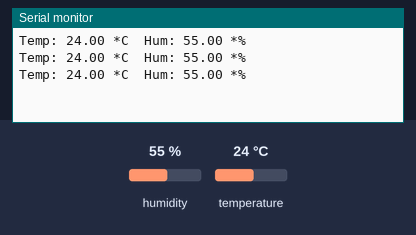
A sketch run on a simulated Arduino Uno, built with avr-gcc and run on an emulated ATmega328P. On the bench: the last lines printed to the serial monitor. The test bench sets the inputs (shaded band); at power-on: humidity 55 %, temperature 24 °C.

Above: at 3.8 s.
3.9 s: humidity set to 22 %
At 6.6 s:
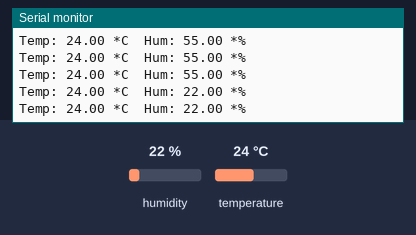
6.8 s: temperature set to 12 °C
At 7.9 s:
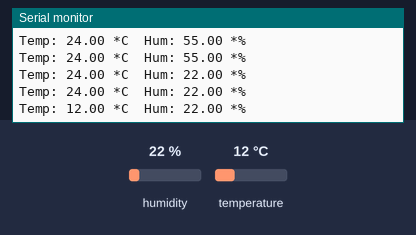
9.7 s: humidity set to 40 %
At 10.5 s:
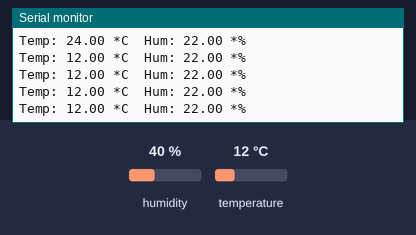
Timing chart, 0 to 12.7 s (numbered marks = the images above; inputs shaded):
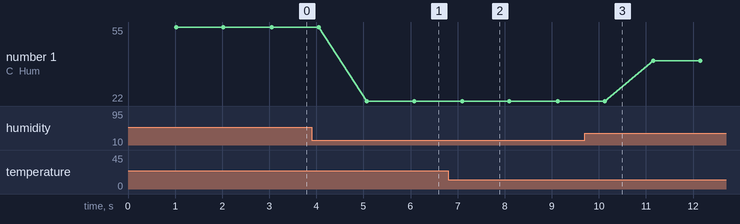

Measured:
- after the input at 3.9 s, the serial monitor: prints a new line after 1.2 s (image 1)
- after the input at 6.8 s, the serial monitor: prints a new line after 0.30 s (image 2)
- plotted number 1: 55 → 22 after the input at 3.9 s, 22 → 40 after the input at 9.7 s

The sketch:

Sensor_TempHum.ino
```cpp
#include <DHT.h>

// Definimos el pin digital donde se conecta el sensor
#define DHTPIN 2
// Dependiendo del tipo de sensor
#define DHTTYPE DHT11

// Inicializamos el sensor DHT11
DHT dht(DHTPIN, DHTTYPE);

void setup() {
  // Inicializamos comunicación serie
  Serial.begin(9600);

  // Comenzamos el sensor DHT
  dht.begin();
}

void loop() {
  // Esperamos 5 segundos entre medidas
  delay(1000);

  // Leemos la humedad relativa
  float h = dht.readHumidity();
  // Leemos la temperatura en grados centígrados (por defecto)
  float t = dht.readTemperature();

  // Comprobamos si ha habido algún error en la lectura
  if (isnan(h) || isnan(t) /*|| isnan(f)*/) {
    Serial.println("Error obteniendo los datos del sensor DHT11");
    return;
  }

  Serial.print("Temp: ");
  Serial.print(t);
  Serial.print(" *C\t");
  Serial.print("Hum: ");
  Serial.print(h);
  Serial.println(" *%");
}
```
